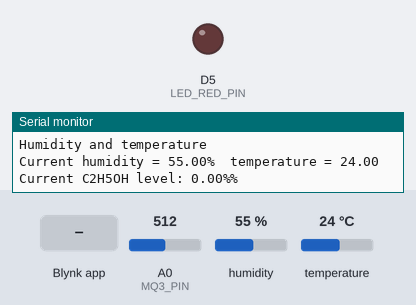
The sketch below on a simulated ESP8266 (NodeMCU). Shown: output pins drawn as LEDs (lit = HIGH), the last lines printed to the serial monitor. Inputs (shaded band) come from the test bench; at power-on: A0 (MQ3_PIN) = 512, humidity 55 %, temperature 24 °C. WiFi joins after 1.5 s; servers stay silent unless stated.

Above: at 13.0 s.
13.1 s: Blynk app writes 1 to V9
At 14.3 s:
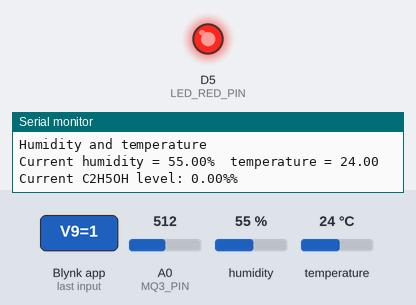
14.6 s: Blynk app writes 0 to V9
At 15.5 s:
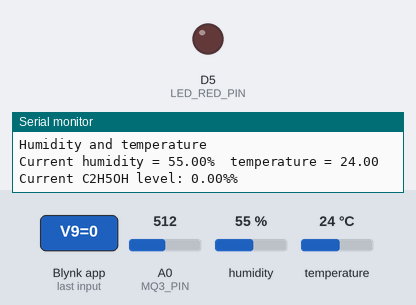
16.1 s: Blynk app writes 200 to V9
At 16.6 s:
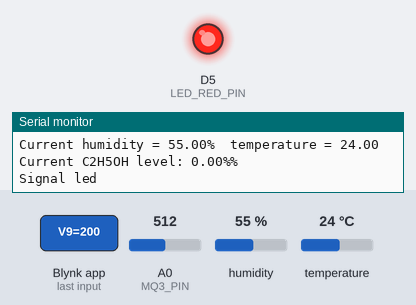
Timing chart, 0 to 19.1 s (numbered marks = the images above; inputs shaded):
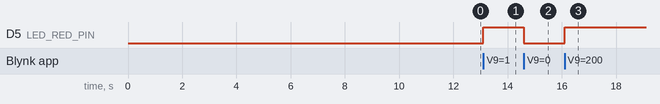

The sketch:

ESP8266_Blynk_DHT11.ino
```cpp
/*
 Link to boards https://dl.espressif.com/dl/package_esp32_index.json, http://arduino.esp8266.com/stable/package_esp8266com_index.json
 Dependencies:
  Blynk,
  Dht sensor library
  Adafruit Common Sens Lab
  NOTE! Don't forget to choose ESPxx board
*/
#define BLYNK_PRINT Serial

#include <ESP8266WiFi.h>
#include <BlynkSimpleEsp8266.h>
#include <WiFiManager.h>
#include <DHT.h>

#define DHTTYPE DHT11

#define dht_dpin D4

DHT dht(dht_dpin, DHTTYPE);

#define MQ3_PIN A0
#define LED_RED_PIN D5

float baseLine = 0.0f;

int prevButtonPressTimeStamp = 0;
const int buttonPressInterval = 100;

BlynkTimer timer;
const char api_key[] = "vRKgqMy5E1FOrSZ0HeM0ORCZ8d71ya7W";
const char* wifi_ap_name = "TempHumMonitorAP";
const char* wifi_ap_key = "tpcs2020";

void setup()
{
    Serial.begin(115200);

    if (WiFi.SSID() == "")
    {
      Serial.println("No saved connections");
      initConnection();
    }
    else
    {
      Serial.println("Try to connect to last network...");
      WiFi.begin(WiFi.SSID().c_str(), WiFi.psk().c_str());

      delay(3000);

      if (WiFi.waitForConnectResult() != WL_CONNECTED)
      {
        initConnection();
      }
    }

    Blynk.begin(api_key, WiFi.SSID().c_str(), WiFi.psk().c_str());

    Serial.print("Connected to ");
    Serial.println(WiFi.SSID());

    dht.begin();

    pinMode(MQ3_PIN, INPUT);
    calibrateMQ3(100);

    pinMode(LED_RED_PIN, OUTPUT);
    digitalWrite(LED_RED_PIN, LOW);
    timer.setInterval(1000L, sendSensorData);
}

void loop()
{
  if (WiFi.status() != WL_CONNECTED)
  {
    Serial.println("=======================");
    Serial.println("Not connected. Try to reconnect...");
    Serial.println("=======================");
    ESP.reset();
  } else
  {
    Blynk.run();
    timer.run();
  }
}

void initConnection()
{
  WiFiManager wifiManager;
  wifiManager.resetSettings();
  wifiManager.autoConnect(wifi_ap_name, wifi_ap_key);
}

void sendSensorData()
{
  float h = dht.readHumidity();
  float t = dht.readTemperature();
  if (isnan(h) || isnan(t)) {
    Serial.println("Failed to read from DHT sensor!");
    return;
  }
  Serial.println("Humidity and temperature\n\n");
  Serial.print("Current humidity = ");
  Serial.print(h);
  Serial.print("%  ");
  Serial.print("temperature = ");
  Serial.println(t);
  Blynk.virtualWrite(V5, t);
  Blynk.virtualWrite(V6, h);

  float BAC = getMQ3Data();
  if (isnan(BAC))
  {
    Serial.println("Failed to read from MQ3 sensor!");
    return;
  }
  Serial.print("Current C2H5OH level: ");
  Serial.print(BAC);
  Serial.println("%%");
  Blynk.virtualWrite(V7, BAC);
}

float getMQ3Data()
{
  int count = 10;
  float sensorValue = 0.0f;
  for (int i = 0; i < count; ++i)
  {
    sensorValue += analogRead(MQ3_PIN);
    delay(10);
  }

  sensorValue /= count;
  sensorValue -= baseLine;

  float outputValue = map(sensorValue, 0, 1023.0, 0, 255.0);
  float outputVoltage = outputValue*(5.0/255.0);
  float BAC = 0.0;
  if (outputVoltage > 0.10)
  {
    BAC = -0.6694f*((outputVoltage)*(outputVoltage)) + (0.5634f*outputVoltage) + 0.0451f;
    if (BAC>=0.0f)
    {
      BAC=BAC;
    }
    else
    {
      BAC=0.00f;
    }
  }
  else
    if (-0.06f <= outputVoltage &&  outputVoltage < 0.04f)
    {
      BAC = 0.02f;
    }
    else
      if (0.04f <= outputVoltage && outputVoltage <= 0.10f)
      {
        BAC = 0.08f;
      }
  return BAC;
}

void calibrateMQ3(int samples)
{
  float result;
  for (int i = 0; i < samples; ++i)
  {
    float value = analogRead(MQ3_PIN);
    result = i ? (result + value)/2 : value;
    delay(100);
  }

   baseLine = result + 20;
}

BLYNK_WRITE(V8) {
  if (param.asInt())
  {
    prevButtonPressTimeStamp = millis();
  }
  else
  {
    if (millis() - prevButtonPressTimeStamp > buttonPressInterval)
    {
      Serial.println("Reset device");
      ESP.reset();
    }
  }
}

BLYNK_WRITE(V9) {
  Serial.println("Signal led");
  digitalWrite(LED_RED_PIN, param.asInt());
}
```

Measured:
- after the input at 13.1 s, D5 (LED_RED_PIN): LOW → HIGH at once
- after the input at 14.6 s, D5 (LED_RED_PIN): HIGH → LOW at once
- after the input at 16.1 s, D5 (LED_RED_PIN): LOW → HIGH at once
